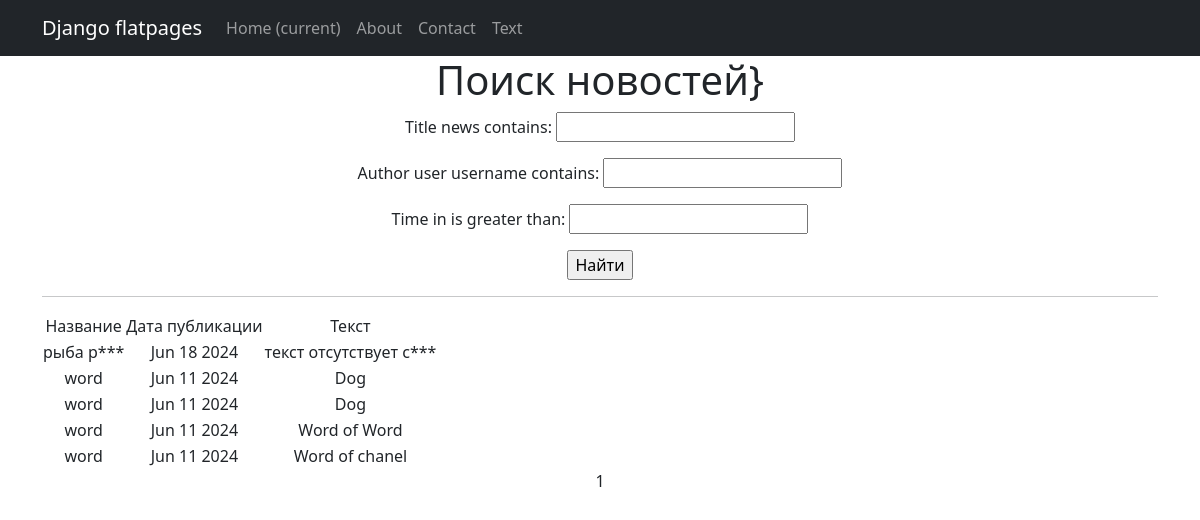
Before: /post/search with the older database file.
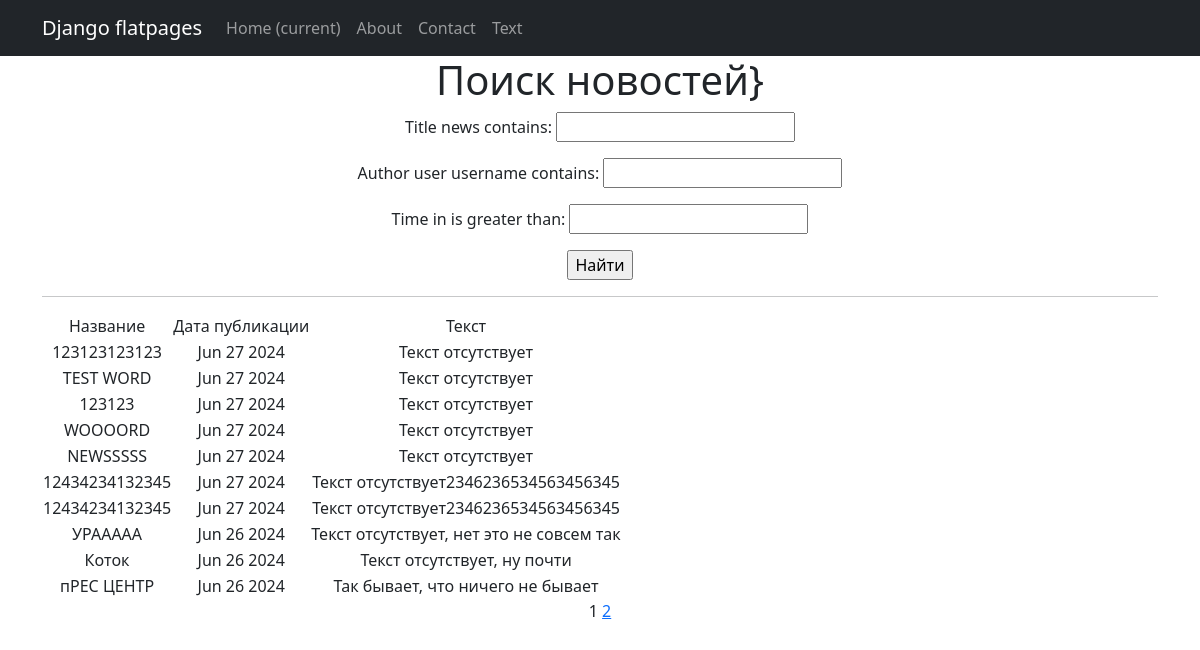
After: the same page with the newer database file.
### news/models.py (models this page shows, shortened)
class Post(models.Model):
    article = 'статья'
    news = 'новость'
    POSITIONS = [
        (article, 'article'),
        (news, 'news'),
    ]
    author = models.ForeignKey(Author, on_delete=models.CASCADE)
    news = models.CharField(max_length=55, choices=POSITIONS, default='новость')
    time_in = models.DateTimeField(auto_now_add=True)
    products = models.ManyToManyField(Category, through='PostCategory')
    title_news = models.CharField(max_length=55)
    text_news = models.TextField(default="Текст отсутствует")
    post_reiting = models.IntegerField(default=0)

### news/views.py (the view)
# urls.py: path('search', PostList.as_view(), name='news_search'),
class PostList(ListView):
    model = Post
    ordering = '-time_in'
    template_name = 'search.html'
    context_object_name = 'news'
    paginate_by = 10  # вот так мы можем указать количество записей на странице
    def get_queryset(self):
        queryset = super().get_queryset()
        self.filterset = PostFilter(self.request.GET, queryset)
        return self.filterset.qs
    def get_context_data(self, **kwargs):
        context = super().get_context_data(**kwargs)
        context['time_now'] = datetime.utcnow()
        context['next_sale'] = None
        context['filterset'] = self.filterset
        return context

### news/templatetags/custom_filters.py (called while the page is built)
@register.filter()
def censorship(text):
   STOP_LIST = [
       'мат',
       'редиска',
       'сук',
   ]
   for word in STOP_LIST:
      if word in text:
          text = text.lower().replace(word.lower(), word[0]+'***')
   return f'{text}'

### templates/search.html (shortened to what this page needs)
{% extends 'flatpages/default.html' %}
{% load custom_filters %}!
{% block content %}
<h1>Поиск новостей}</h1>
   <form action="" method="get">
       {{ filterset.form.as_p }}
       <input type="submit" value="Найти" />
   </form>
<hr>
{% if news %}
<table>
    <tr>
        <td> Название</td>
        <td> Дата публикации</td>
        <td> Текст</td>
    </tr>
    {% for news in news %}
    <tr>
        <td>{{ news.title_news|censorship }}</td>
        <td>{{ news.time_in|date:'M d Y' }}</td>
        <td>{{ news.text_news|censorship}}</td>
    </tr>
    {% endfor %}
</table>
{% else %}
<h2>Статей нет!</h2>
{% endif %}
{{ page_obj.number }}
{% if page_obj.has_next %}
<a href="?page={{ page_obj.next_page_number }}">{{ page_obj.next_page_number }}</a>
{% endif %}
{% endblock content %}

Changed rows visible on the page:
no longer on this page (row unchanged): Post: title_news|censorship "рыба р***", time_in "Jun 18 2024", text_news|censorship "текст отсутствует с***"
no longer on this page (row unchanged): Post: title_news|censorship "word", time_in "Jun 11 2024", text_news|censorship "Dog"
no longer on this page (row unchanged): Post: title_news|censorship "word", time_in "Jun 11 2024", text_news|censorship "Dog"
removed Post: title_news|censorship "word", time_in "Jun 11 2024", text_news|censorship "Word of Word"
removed Post: title_news|censorship "word", time_in "Jun 11 2024", text_news|censorship "Word of chanel"
added Post: title_news|censorship "123123123123", time_in "Jun 27 2024", text_news|censorship "Текст отсутствует"
added Post: title_news|censorship "TEST WORD", time_in "Jun 27 2024", text_news|censorship "Текст отсутствует"
added Post: title_news|censorship "123123", time_in "Jun 27 2024", text_news|censorship "Текст отсутствует"
added Post: title_news|censorship "WOOOORD", time_in "Jun 27 2024", text_news|censorship "Текст отсутствует"
added Post: title_news|censorship "NEWSSSSS", time_in "Jun 27 2024", text_news|censorship "Текст отсутствует"
added Post: title_news|censorship "12434234132345", time_in "Jun 27 2024", text_news|censorship "Текст отсутствует2346236534563456345"
added Post: title_news|censorship "12434234132345", time_in "Jun 27 2024", text_news|censorship "Текст отсутствует2346236534563456345"
added Post: title_news|censorship "УРААААА", time_in "Jun 26 2024", text_news|censorship "Текст отсутствует, нет это не совсем так"
added Post: title_news|censorship "Коток", time_in "Jun 26 2024", text_news|censorship "Текст отсутствует, ну почти"
added Post: title_news|censorship "пРЕС ЦЕНТР", time_in "Jun 26 2024", text_news|censorship "Так бывает, что ничего не бывает"
Other visible differences:
{{ page_obj.next_page_number }}: (not shown) → "2"
